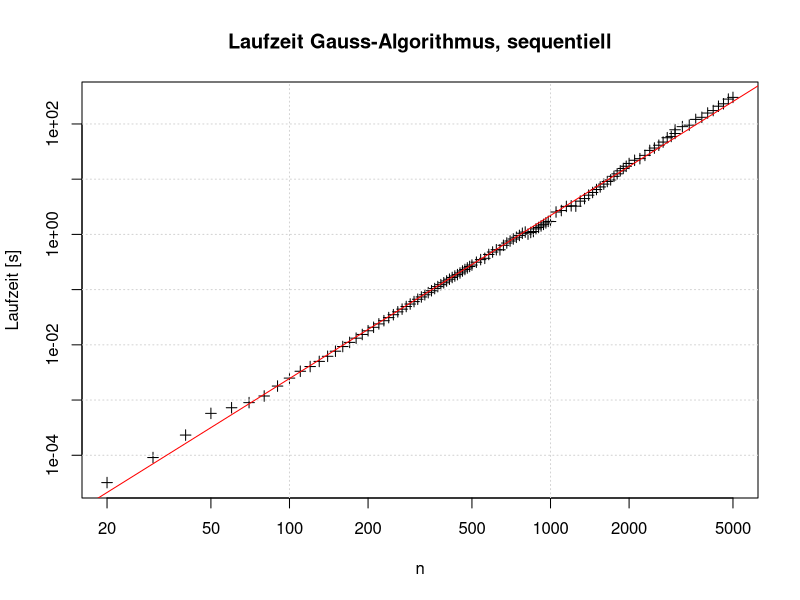
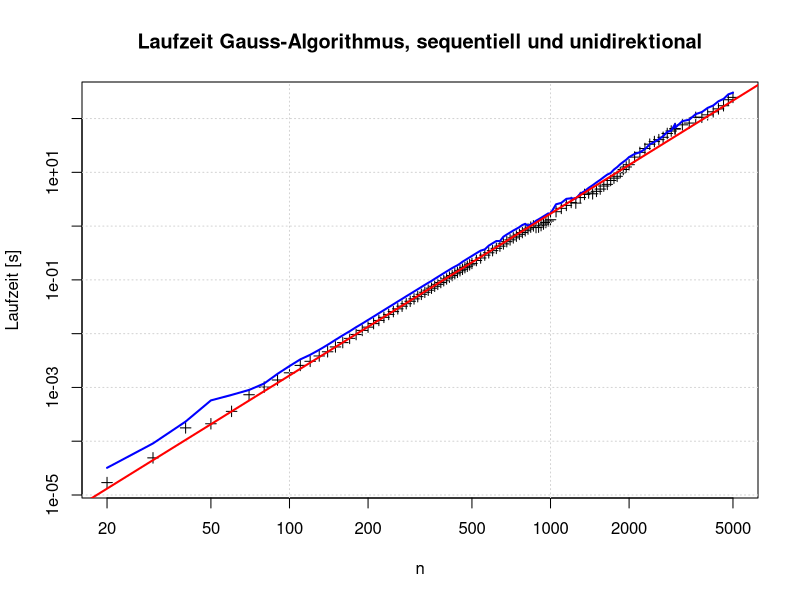

Source code (R) for these figures, in order:
d <- read.csv("results.csv")

pdf("results.pdf", 8, 6)
d$ln = log10(d$n)
d$lt = log10(d$time)
l <- lm(d$lt ~ d$ln)
l
plot(d$n, d$t, log = "xy",
	main = "Laufzeit Gauss-Algorithmus, sequentiell",
	xlab = "n", ylab = "Laufzeit [s]",
	pch = 3)
grid()
abline(l, col = "red")

u <- read.csv("results-uni.csv")

pdf("results-uni.pdf", 8, 6)
u$ln = log10(u$n)
u$lt = log10(u$time)
l <- lm(u$lt ~ u$ln)
l
plot(u$n, u$t, log = "xy",
	main = "Laufzeit Gauss-Algorithmus, sequentiell und unidirektional",
	xlab = "n", ylab = "Laufzeit [s]",
	pch = 3)
grid()
lines(d$n, d$t, col="blue", lw = 2)
abline(l, col = "red", lw = 2)

